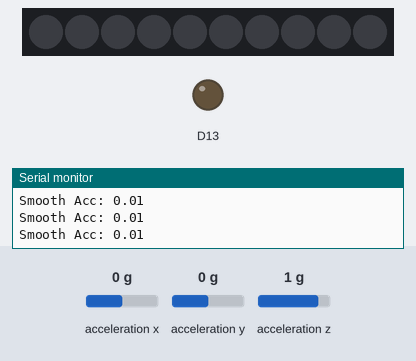
Recording of a sketch running on a simulated Adafruit Circuit Playground Express. Parts: 10 RGB LEDs in strip order, left to right, output pins drawn as LEDs (lit = HIGH), the last lines printed to the serial monitor. The inputs (shaded band) are chosen by the test bench; at power-on: acceleration x 0 g, acceleration y 0 g, acceleration z 1 g. Dim RGB values are drawn brighter than linear.

Above: at 1.2 s.
1.3 s: acceleration x set to -1.4 g
At 2.8 s:
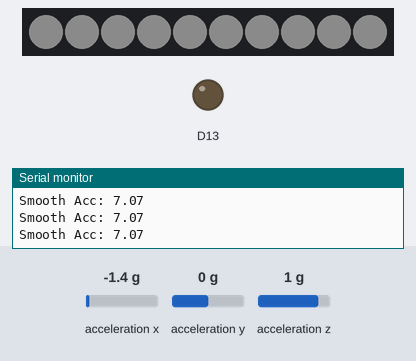
3.1 s: acceleration y set to -1.4 g
4.7 s: acceleration x set to 0 g
6.5 s: acceleration z set to 0 g
8.3 s: acceleration y set to -0.8 g
At 9.3 s:
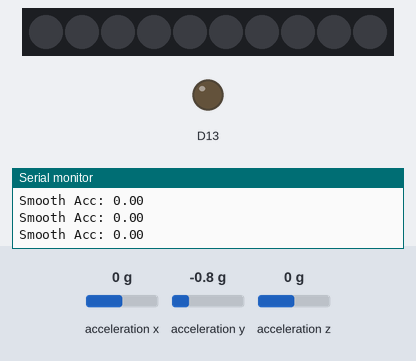
9.8 s: acceleration x set to -0.8 g
At 10.6 s:
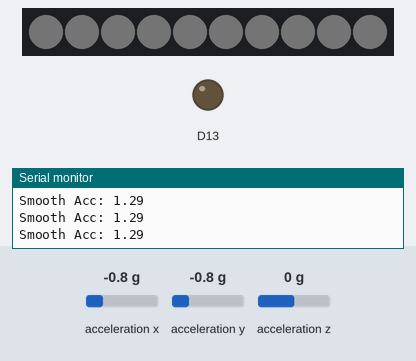
Timing chart, 0 to 12.6 s (numbered marks = the images above; inputs shaded):
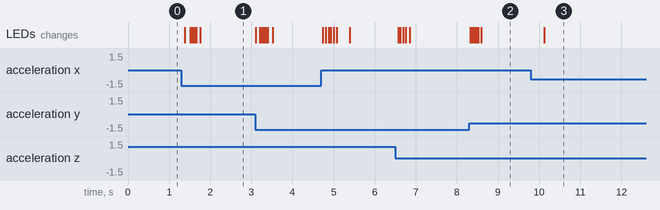

Measured:
- after the input at 1.3 s, the LEDs: first change after 0.08 s (image 1 shows a later state)
- after the input at 9.8 s, the LEDs: change after 0.33 s (image 3)

The sketch:

Qi.ino
```cpp
#include <Adafruit_CircuitPlayground.h>
#include <math.h>

// Sensitivity and mapping parameters
float sensitivity = 0.5;     // Lower value = more sensitive to movement
float maxAcc = 12.0;         // Maximum acceleration for brightness mapping

// Smoothing variables
float smoothAcc = 0;         // Smoothed acceleration value
float smoothing = 0.2;       // Smoothing factor (smaller = smoother but slower)

// Brightness control
float currentBrightness = 0; // Current LED brightness
float targetBrightness = 0;  // Target brightness based on motion

float decaySpeed = 0.95;     // Decay rate when motion stops (closer to 1 = slower fade)

void setup() {
  Serial.begin(9600);
  CircuitPlayground.begin();
}

void loop() {
  // Read acceleration from 3 axes
  float x = CircuitPlayground.motionX();
  float y = CircuitPlayground.motionY();
  float z = CircuitPlayground.motionZ();

  // Calculate total acceleration minus gravity
  float totalAcc = sqrt(x*x + y*y + z*z) - 9.8;
  if (totalAcc < 0) totalAcc = 0;

  // Smooth the acceleration (low-pass filter)
  smoothAcc = smoothAcc + (totalAcc - smoothAcc) * smoothing;

  Serial.print("Smooth Acc: ");
  Serial.println(smoothAcc);

  // Calculate target brightness based on motion intensity
  if (smoothAcc > sensitivity) {
    targetBrightness = 255 * (smoothAcc - sensitivity) / (maxAcc - sensitivity);
    if (targetBrightness > 255) targetBrightness = 255;
  } else {
    // Gradual decay when no motion (creates a lingering effect)
    targetBrightness *= decaySpeed;
  }

  // Smooth brightness transition (ease effect)
  currentBrightness += (targetBrightness - currentBrightness) * 0.2;

  // Clamp brightness range
  if (currentBrightness < 0) currentBrightness = 0;
  if (currentBrightness > 255) currentBrightness = 255;

  // Output to all 10 LEDs (white light)
  for (int i = 0; i < 10; i++) {
    CircuitPlayground.setPixelColor(i, currentBrightness, currentBrightness, currentBrightness);
  }

  delay(20); // Faster refresh for smoother visual response
}
```
